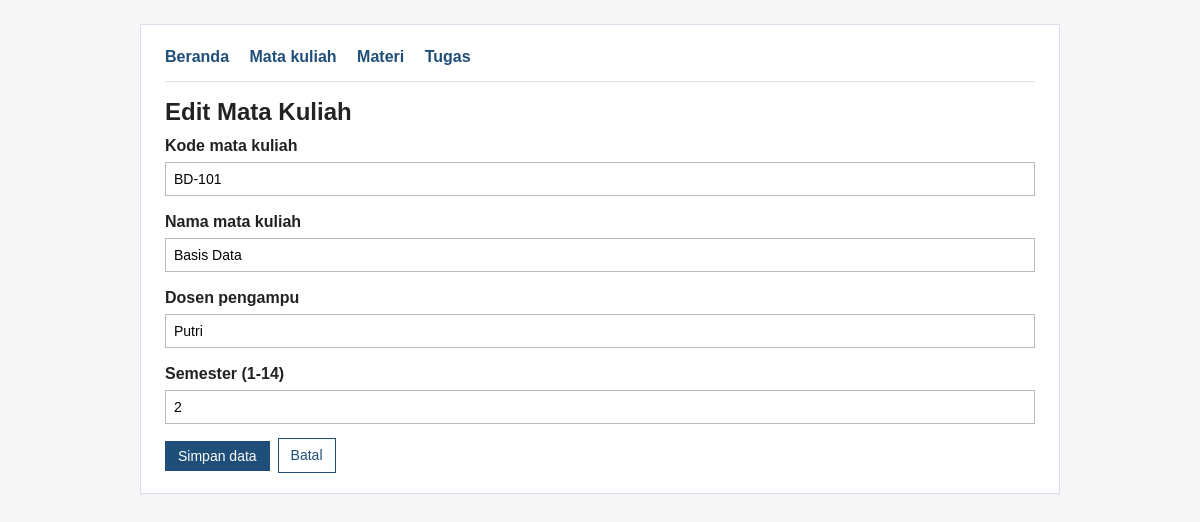
The app's page /edit_mata_kuliah.php?id=2 with its own data.
### tables this page shows
CREATE TABLE mata_kuliah (
    id INT UNSIGNED AUTO_INCREMENT PRIMARY KEY,
    kode VARCHAR(20) NOT NULL UNIQUE,
    nama VARCHAR(100) NOT NULL,
    dosen VARCHAR(100) NOT NULL,
    semester TINYINT UNSIGNED NOT NULL
);

### edit_mata_kuliah.php (the view, shortened to what this page needs)
<?php
require 'koneksi.php';
function e($s) { return htmlspecialchars((string) $s, ENT_QUOTES, 'UTF-8'); }
$id = filter_var($_GET['id'] ?? '', FILTER_VALIDATE_INT, ['options' => ['min_range' => 1]]);
$stmt = $conn->prepare('SELECT id, kode, nama, dosen, semester FROM mata_kuliah WHERE id = ?');
$stmt->bind_param('i', $id);
$stmt->execute();
$lama = $stmt->get_result()->fetch_assoc();
$kode = $lama['kode'];
$nama = $lama['nama'];
$dosen = $lama['dosen'];
$semester = (string) $lama['semester'];
?>
<!DOCTYPE html>
<html lang="id">
<head>
    <link rel="stylesheet" href="style.css">
</head>
<body>
<div class="container">
    <nav>
        <a href="index.php">Beranda</a>
        <a href="daftar_mata_kuliah.php">Mata kuliah</a>
        <a href="daftar_materi.php">Materi</a>
        <a href="daftar_tugas.php">Tugas</a>
    </nav>
    <hr>
    <h1>Edit Mata Kuliah</h1>
    <form method="POST" action="edit_mata_kuliah.php?id=<?= (int) $id ?>" class="form" novalidate>
        <p>
            <label for="kode">Kode mata kuliah</label><br>
            <input type="text" id="kode" name="kode" maxlength="20" value="<?= e($kode) ?>">
        </p>
        <p>
            <label for="nama">Nama mata kuliah</label><br>
            <input type="text" id="nama" name="nama" maxlength="100" value="<?= e($nama) ?>">
        </p>
        <p>
            <label for="dosen">Dosen pengampu</label><br>
            <input type="text" id="dosen" name="dosen" maxlength="100" value="<?= e($dosen) ?>">
        </p>
        <p>
            <label for="semester">Semester (1-14)</label><br>
            <input type="number" id="semester" name="semester" min="1" max="14" step="1" value="<?= e($semester) ?>">
        </p>
        <div class="aksi">
            <button type="submit" class="btn btn-primary">Simpan data</button>
            <a class="btn" href="daftar_mata_kuliah.php">Batal</a>
        </div>
    </form>
</div>
</body>
</html>

### style.css (style rules this page uses)
* { box-sizing: border-box; }
body { font-family: Arial, Helvetica, sans-serif; color: #222; background: #f4f6f8; margin: 0; line-height: 1.5; }
.container { max-width: 920px; margin: 24px auto; padding: 20px 24px; background: #fff; border: 1px solid #dde; }
nav a { margin-right: 16px; color: #1f4e79; font-weight: bold; text-decoration: none; }
h1 { margin: 8px 0 4px; font-size: 24px; }
hr { border: 0; border-top: 1px solid #ddd; margin: 12px 0; }
.btn { display: inline-block; padding: 6px 12px; border: 1px solid #1f4e79; background: #fff; color: #1f4e79; text-decoration: none; font-size: 14px; font-family: inherit; cursor: pointer; }
.btn-primary { background: #1f4e79; color: #fff; }
.form p { margin: 0 0 14px; }
.form label { font-weight: bold; }
input[type="text"], input[type="number"], input[type="date"], select, textarea { width: 100%; padding: 8px; border: 1px solid #bbb; font-family: inherit; font-size: 14px; }
.form input, .form select, .form textarea { margin-top: 4px; }
.aksi { display: flex; gap: 8px; align-items: center; }

### records on screen
mata_kuliah: kode "BD-101", nama "Basis Data", dosen "Putri", semester "2"
